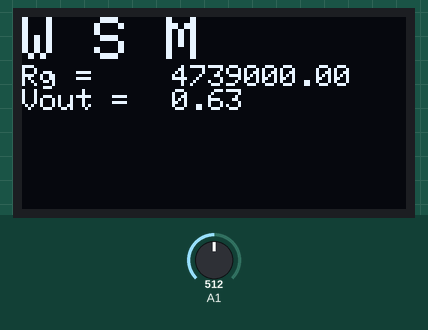
Simulated run of this sketch. Board: Arduino Uno, built with avr-gcc and run on an emulated ATmega328P. On the bench: 128×64 one-colour display. Inputs (shaded band) come from the test bench; at power-on: A1 = 512. No radio packets arrive unless stated; what the sketch prints to the serial monitor is not drawn.

Above: at 1.3 s.
1.4 s: A1 set to 0
At 3.3 s:
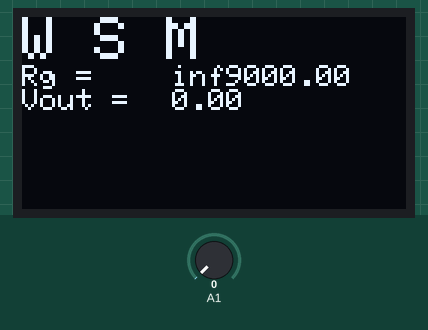
3.7 s: A1 set to 122
At 5.5 s:
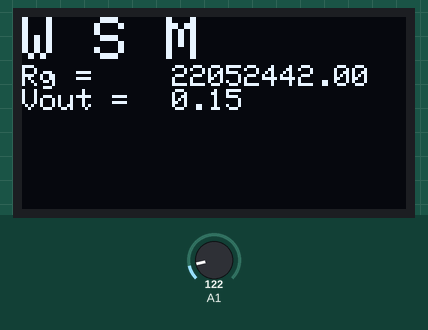
5.9 s: A1 set to 306
At 7.7 s:
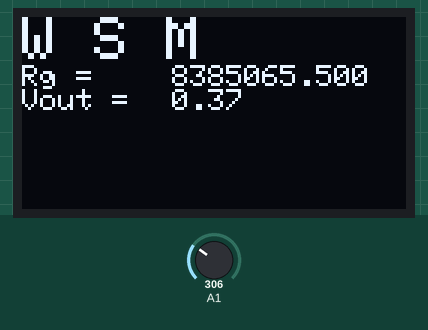
Timing chart, 0 to 9.2 s (numbered marks = the images above; inputs shaded):
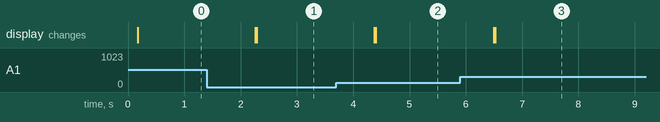

Measured:
- after the input at 1.4 s, the display: first changes after 0.86 s (image 1 shows a later state)
- after the input at 3.7 s, the display: first changes after 0.68 s (image 2 shows a later state)
- after the input at 5.9 s, the display: first changes after 0.59 s (image 3 shows a later state)

The sketch:

Final_code_Tx_1.ino
```cpp
#include <SPI.h>
#include <nRF24L01.h>
#include <RF24.h>
#include <Adafruit_SSD1306.h>
#include <Adafruit_GFX.h>
#include <gfxfont.h>
#include<Wire.h>

float Rg = 0.0f;
float Vin = 5.0f;
float Vout = 0.0f;
float Rref = 677000;
float analogInput = 0.0;      //define analog input check for kind of addressing it takes

RF24 radio(7, 8); // CE, CSN

const byte address[6] = "00001";

byte package[32];

#define OLED_RESET 4
Adafruit_SSD1306 display(OLED_RESET);

 //unsigned long Time1 = 0;
 //unsigned long Time2 = 0;
void setup() {
  // put your setup code here, to run once:
    //analogReadResolution(10);
    Serial.begin(9600);
    radio.begin();
    radio.setRetries(10, 15);
    radio.setDataRate(RF24_250KBPS);
    radio.openWritingPipe(address);
    radio.setPALevel(RF24_PA_MIN);
    radio.stopListening();

    // setting up OLED

   pinMode(analogInput, INPUT);
   display.begin(SSD1306_SWITCHCAPVCC, 0X3C);//INTIALIZE WITH THE I2C ADDR 0X3C (FOR THE 128X32)
   display.clearDisplay();//clear the buffer
   display.setTextSize(2);//text display voltmeter
   display.setTextColor(WHITE);
   display.setCursor(0,0);
   display.print("W S M\n");
   display.display();
   display.setTextSize(1);
   display.setTextColor(WHITE);
   display.print("Rg = \n");
   display.display();
   display.setTextSize(1);
   display.setTextColor(WHITE);
   display.print("Vout = ");
   display.display();
   Serial.println(" Starting Measurement ");
}

void loop() {
  // put your main code here, to run repeatedly:
  // code for calculating variable resistance using voltage follower
  float analogInput=analogRead(A1);
  float Vout = (Vin * analogInput)/4096; // 1024 for arduino uno, converting 5v into digital values
  float Rg = (Rref* ((Vin/Vout)-1));//formula for calculating variable resistance


    Serial.println("***starting to send***");//print before copying and transmiting

    memcpy( package, &Rg,  sizeof( Rg ) );//copy data in the form of a package
    radio.write(package, sizeof(package));// write the pacakage into the channel

   //Time1 = millis();
   //Serial.println(Time1);
  // code for running cotinuous values on OLED
  display.setTextSize(1); //text display voltmeter
  display.setTextColor(WHITE, BLACK);
  display.setCursor(50,16);
  display.print(Rg);
  display.display();
  display.setTextSize(1);
  display.setTextColor(WHITE, BLACK);
  display.setCursor(50, 24);
  display.print(Vout);
  display.display();
  Serial.println(Vout);
  Serial.println(Rg);
  //Time2 = millis();
  //Serial.println(Time2);
  delay(1000);
}
```
